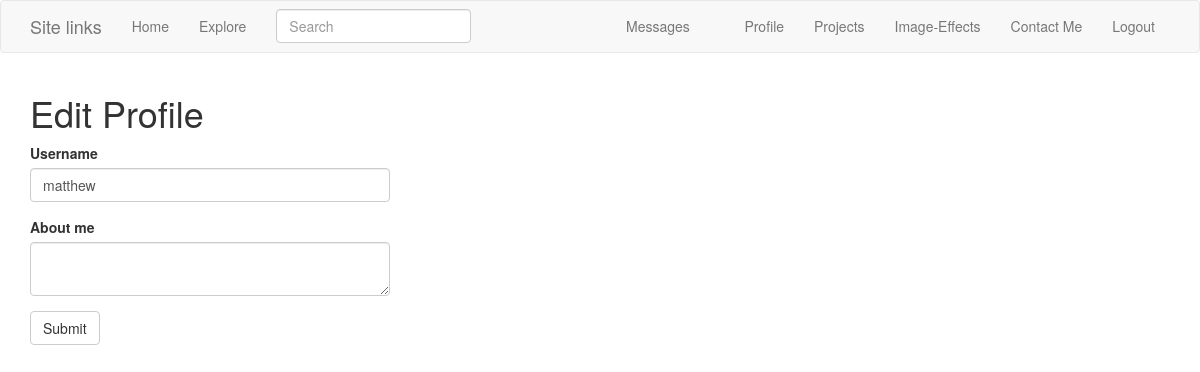
The page /edit_profile (signed in) on the database as committed earlier.
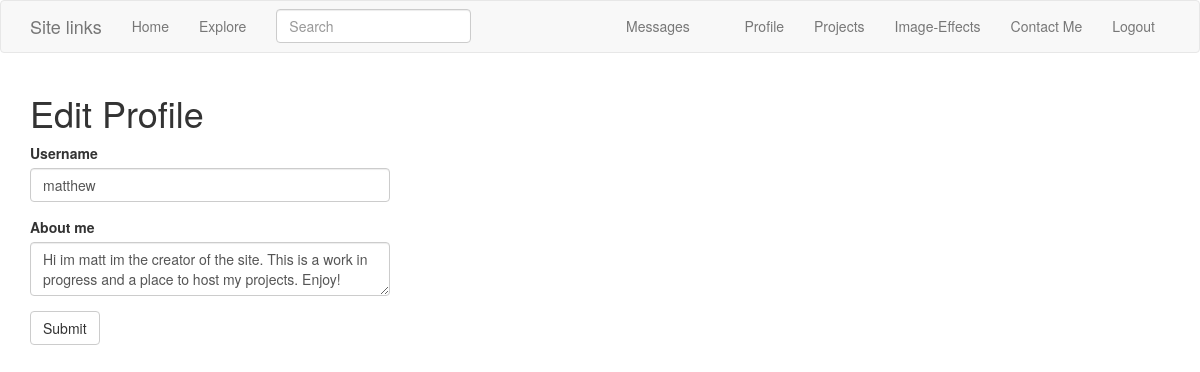
The same page on the database as committed later.
### app/models.py (models this page shows, shortened)
class PaginatedAPIMixin(object):
    @staticmethod
    def to_collection_dict(query, page, per_page, endpoint, **kwargs):
        resources = query.paginate(page, per_page, False)
        data = {
            'items': [item.to_dict() for item in resources.items],
            '_meta': {
                'page': page,
                'per_page': per_page,
                'total_pages': resources.pages,
                'total_items': resources.total
            },
            '_links': {
                'self': url_for(endpoint, page=page, per_page=per_page,
                                **kwargs),
                'next': url_for(endpoint, page=page + 1, per_page=per_page,
                                **kwargs) if resources.has_next else None,
                'prev': url_for(endpoint, page=page - 1, per_page=per_page,
                                **kwargs) if resources.has_prev else None
            }
        }
        return data

class User(UserMixin, PaginatedAPIMixin, db.Model):
    id = db.Column(db.Integer, primary_key=True)
    username = db.Column(db.String(64), index=True, unique=True)
    email = db.Column(db.String(120), index=True, unique=True)
    password_hash = db.Column(db.String(128))
    posts = db.relationship('Post', backref='author', lazy='dynamic')
    about_me = db.Column(db.String(140))
    journal = db.Column(db.String(500))
    last_seen = db.Column(db.DateTime, default=datetime.utcnow)
    token = db.Column(db.String(32), index=True, unique=True)
    token_expiration = db.Column(db.DateTime)
    followed = db.relationship(
        'User', secondary=followers,
        primaryjoin=(followers.c.follower_id == id),
        secondaryjoin=(followers.c.followed_id == id),
        backref=db.backref('followers', lazy='dynamic'), lazy='dynamic')
    messages_sent = db.relationship('Message',
                                    foreign_keys='Message.sender_id',
                                    backref='author', lazy='dynamic')
    messages_received = db.relationship('Message',
                                        foreign_keys='Message.recipient_id',
                                        backref='recipient', lazy='dynamic')
    last_message_read_time = db.Column(db.DateTime)
    notifications = db.relationship('Notification', backref='user',
                                    lazy='dynamic')
    tasks = db.relationship('Task', backref='user', lazy='dynamic')
    def new_messages(self):
        last_read_time = self.last_message_read_time or datetime(1900, 1, 1)
        return Message.query.filter_by(recipient=self).filter(
            Message.timestamp > last_read_time).count()
    def get_tasks_in_progress(self):
        return Task.query.filter_by(user=self, complete=False).all()

### app/main/views.py (the view)
@bp.route('/edit_profile', methods=['GET', 'POST'])
@login_required
def edit_profile():
    form = EditProfileForm(current_user.username)
    if form.validate_on_submit():
        current_user.username = form.username.data
        current_user.about_me = form.about_me.data
        db.session.commit()
        flash(_('Your profile page has been updated and I hope you didnt make any typos.'))
        return redirect(url_for('main.edit_profile'))
    elif request.method == 'GET':
        form.username.data = current_user.username
        form.about_me.data = current_user.about_me
    return render_template('edit_profile.html', title=_('Edit Profile'),
                           form=form)

### app/main/forms.py (shortened to what this page needs)
class SearchForm(FlaskForm):
    q = StringField(_l('Search'), validators=[DataRequired()])
    def __init__(self, *args, **kwargs):
        if 'formdata' not in kwargs:
            kwargs['formdata'] = request.args
        if 'csrf_enabled' not in kwargs:
            kwargs['csrf_enabled'] = False
        super(SearchForm, self).__init__(*args, **kwargs)

class EditProfileForm(FlaskForm):
    username = StringField(_l('Username'), validators=[DataRequired()])
    about_me = TextAreaField(_l('About me'),
                             validators=[Length(min=0, max=140)])
    submit = SubmitField(_l('Submit'))
    def __init__(self, original_username, *args, **kwargs):
        super(EditProfileForm, self).__init__(*args, **kwargs)
        self.original_username = original_username

### app/main/views.py (called while the page is built)
@bp.before_app_request
def before_request():
    if current_user.is_authenticated:
        current_user.last_seen = datetime.utcnow()
        db.session.commit()
        g.search_form = SearchForm()
    g.locale = str(get_locale())

### app/models.py (called while the page is built)
@login.user_loader
def load_user(id):
    return User.query.get(int(id))

### app/templates/edit_profile.html
{% extends "base.html" %}
{% import 'bootstrap/wtf.html' as wtf %}
{% block app_content %}
    <h1>{{ _('Edit Profile') }}</h1>
    <div class="row">
        <div class="col-md-4">
            {{ wtf.quick_form(form) }}
        </div>
    </div>
{% endblock %}

Rows that differ between the two databases and show on the page:
changed User "matthew": about_me (not shown) → "Hi im matt im the creator of the site. This is a work in progress and a place to host my projects. Enjoy!"
